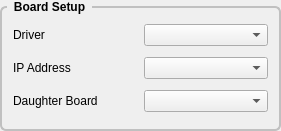
       <widget class="QGroupBox" name="gridGroupBox">
        <property name="geometry">
         <rect>
          <x>460</x>
          <y>170</y>
          <width>281</width>
          <height>131</height>
         </rect>
        </property>
        <property name="styleSheet">
         <string notr="true">QGroupBox {
    font: bold;
    border: 2px solid silver;
    border-radius: 6px;
    margin-top: 6px;
}

QGroupBox::title {
    subcontrol-origin: margin;
    left: 7px;
    padding: 0px 5px 0px 5px;
}</string>
        </property>
        <property name="title">
         <string>Board Setup</string>
        </property>
        <layout class="QGridLayout" name="gridLayout_26">
         <item row="0" column="0">
          <widget class="QLabel" name="label_36">
           <property name="text">
            <string>Driver</string>
           </property>
          </widget>
         </item>
         <item row="1" column="1">
          <widget class="QComboBox" name="ipAddressCB"/>
         </item>
         <item row="2" column="1">
          <widget class="QComboBox" name="daugtherBoardCB"/>
         </item>
         <item row="0" column="1">
          <widget class="QComboBox" name="driverCB"/>
         </item>
         <item row="2" column="0">
          <widget class="QLabel" name="label_32">
           <property name="text">
            <string>Daughter Board</string>
           </property>
          </widget>
         </item>
         <item row="1" column="0">
          <widget class="QLabel" name="label_27">
           <property name="text">
            <string>IP Address</string>
           </property>
          </widget>
         </item>
        </layout>
       </widget>
